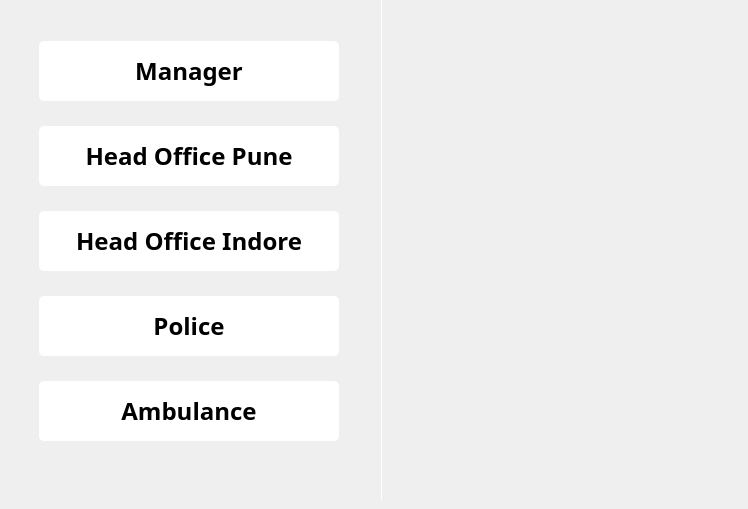
    <widget class="QWidget" name="CallingTab">
     <attribute name="icon">
      <iconset resource="source.qrc">
       <normaloff>:/newPrefix/logos/PhoneTabIcon.png</normaloff>:/newPrefix/logos/PhoneTabIcon.png</iconset>
     </attribute>
     <attribute name="title">
      <string/>
     </attribute>
     <widget class="Line" name="CallingTabHRLine">
      <property name="geometry">
       <rect>
        <x>380</x>
        <y>0</y>
        <width>3</width>
        <height>500</height>
       </rect>
      </property>
      <property name="styleSheet">
       <string notr="true">color:white;</string>
      </property>
      <property name="frameShadow">
       <enum>QFrame::Plain</enum>
      </property>
      <property name="lineWidth">
       <number>0</number>
      </property>
      <property name="orientation">
       <enum>Qt::Vertical</enum>
      </property>
     </widget>
     <widget class="QPushButton" name="Person1Call">
      <property name="geometry">
       <rect>
        <x>39</x>
        <y>41</y>
        <width>300</width>
        <height>60</height>
       </rect>
      </property>
      <property name="styleSheet">
       <string notr="true">background: #FFFFFF;
border-radius: 5px;
font-family: Plus Jakarta Sans;
font-style: normal;
font-weight: 500;
font-size: 24px;
line-height: 30px;

color: #000000;</string>
      </property>
      <property name="text">
       <string>Manager</string>
      </property>
     </widget>
     <widget class="QPushButton" name="Person2Call">
      <property name="geometry">
       <rect>
        <x>39</x>
        <y>126</y>
        <width>300</width>
        <height>60</height>
       </rect>
      </property>
      <property name="styleSheet">
       <string notr="true">background: #FFFFFF;
border-radius: 5px;
font-family: Plus Jakarta Sans;
font-style: normal;
font-weight: 500;
font-size: 24px;
line-height: 30px;

color: #000000;</string>
      </property>
      <property name="text">
       <string>Head Office Pune</string>
      </property>
     </widget>
     <widget class="QPushButton" name="Person3Call">
      <property name="geometry">
       <rect>
        <x>39</x>
        <y>211</y>
        <width>300</width>
        <height>60</height>
       </rect>
      </property>
      <property name="styleSheet">
       <string notr="true">background: #FFFFFF;
border-radius: 5px;
font-family: Plus Jakarta Sans;
font-style: normal;
font-weight: 500;
font-size: 24px;
line-height: 30px;

color: #000000;</string>
      </property>
      <property name="text">
       <string>Head Office Indore</string>
      </property>
     </widget>
     <widget class="QPushButton" name="Person4Call">
      <property name="geometry">
       <rect>
        <x>39</x>
        <y>296</y>
        <width>300</width>
        <height>60</height>
       </rect>
      </property>
      <property name="styleSheet">
       <string notr="true">background: #FFFFFF;
border-radius: 5px;
font-family: Plus Jakarta Sans;
font-style: normal;
font-weight: 500;
font-size: 24px;
line-height: 30px;

color: #000000;</string>
      </property>
      <property name="text">
       <string>Police</string>
      </property>
     </widget>
     <widget class="QPushButton" name="Person5Call">
      <property name="geometry">
       <rect>
        <x>39</x>
        <y>381</y>
        <width>300</width>
        <height>60</height>
       </rect>
      </property>
      <property name="styleSheet">
       <string notr="true">background: #FFFFFF;
border-radius: 5px;
font-family: Plus Jakarta Sans;
font-style: normal;
font-weight: 500;
font-size: 24px;
line-height: 30px;

color: #000000;</string>
      </property>
      <property name="text">
       <string>Ambulance</string>
      </property>
     </widget>
     <widget class="QLabel" name="label">
      <property name="geometry">
       <rect>
        <x>499</x>
        <y>110</y>
        <width>240</width>
        <height>240</height>
       </rect>
      </property>
      <property name="text">
       <string/>
      </property>
      <property name="pixmap">
       <pixmap resource="source.qrc">:/newPrefix/logos/callingIcon.png</pixmap>
      </property>
     </widget>
    </widget>
